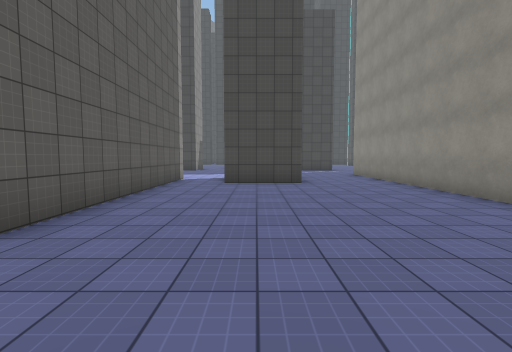
view 1 (above)

24 first-person views from a walk through a 3-D level made in the Unity game engine. The camera is 1.5 m above the floor, tilts 4° down and sees 85° across. The floor is counted in squares, 2 m on a side. Each view is taken from the middle of a square. On the plan, view 1 faces up. The plan holds only what a view shows up to about 10 squares ahead; the rest is blank. The place goes on beyond the plan. Surface patterns are stand-ins for the level's own textures.

view 2
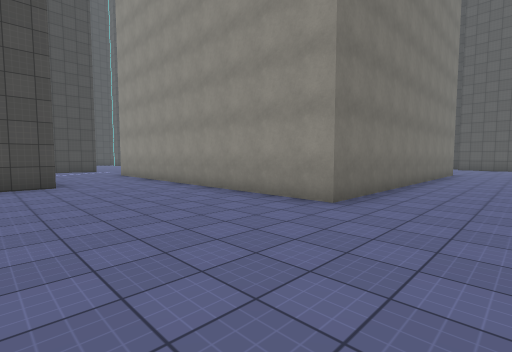

view 3
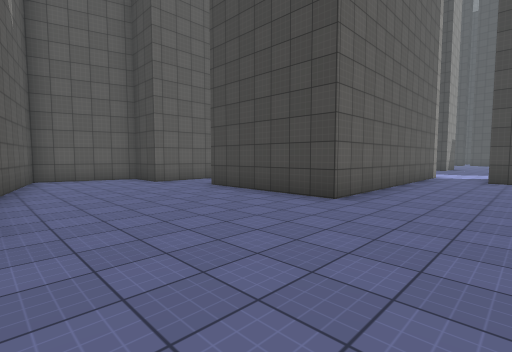

view 4
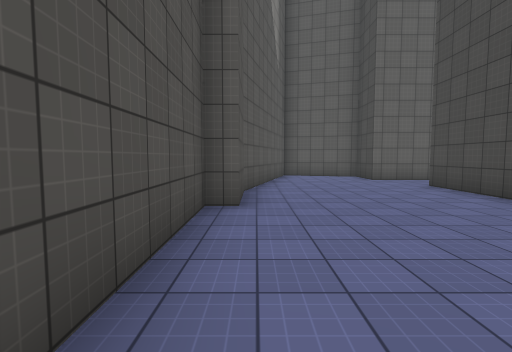

view 5
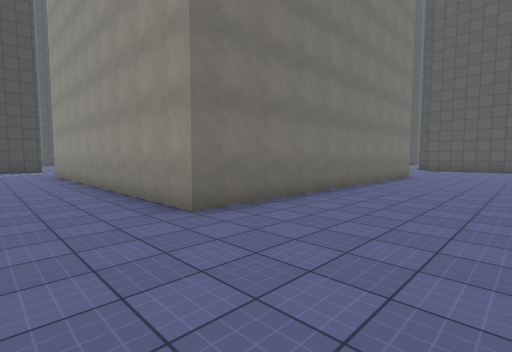

view 6
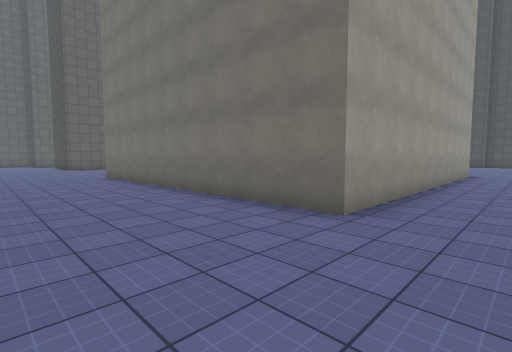

view 7
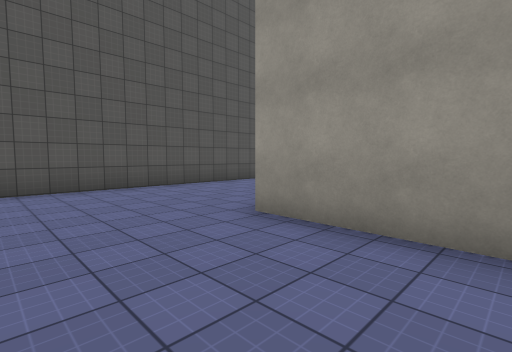

view 8
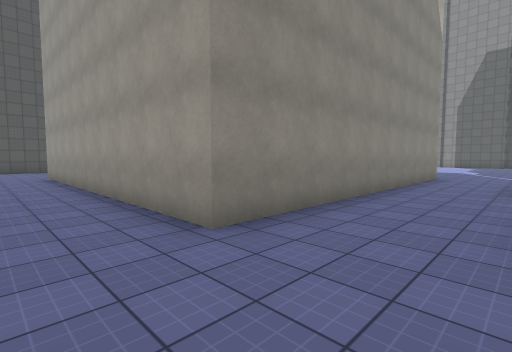

view 9
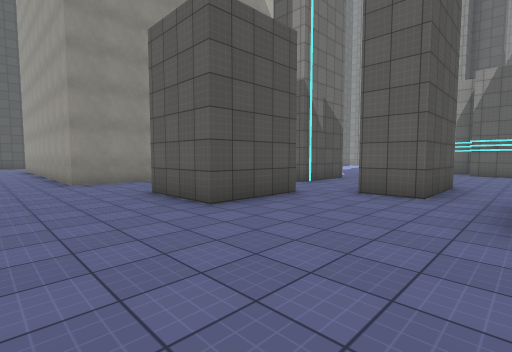

view 10
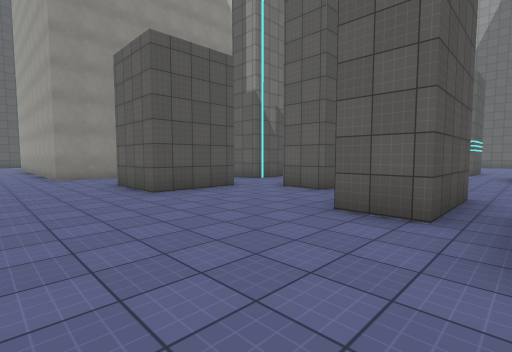

view 11
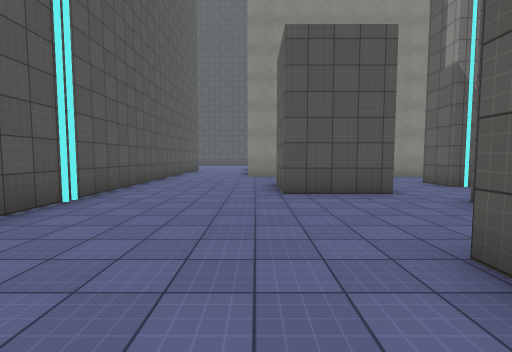

view 12
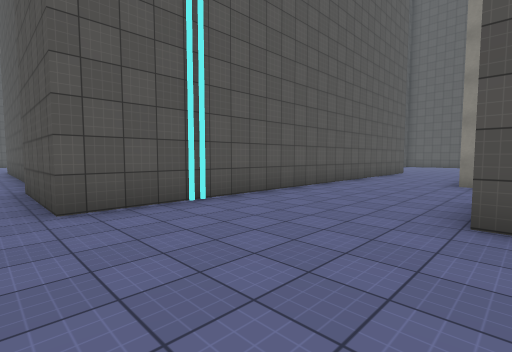

view 13
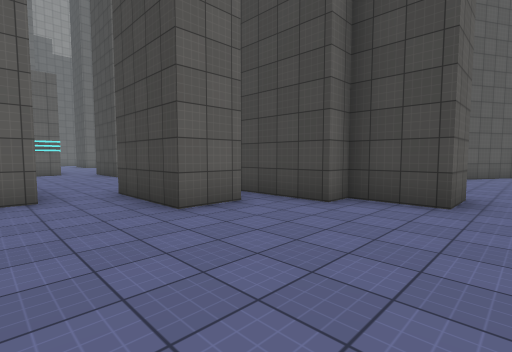

view 14
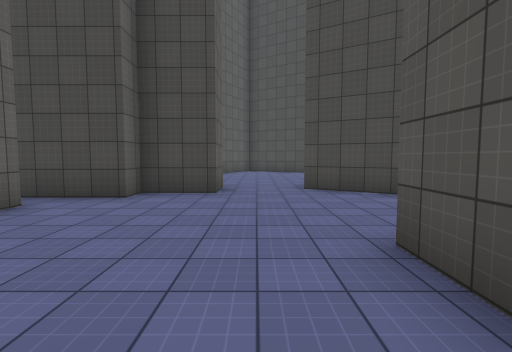

view 15
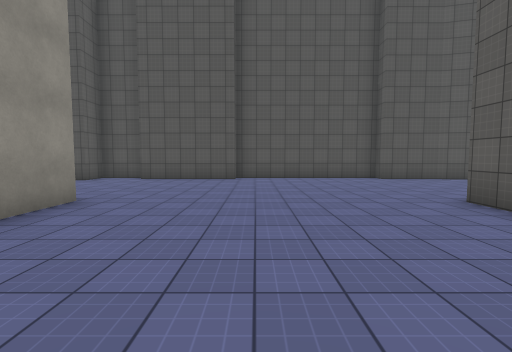

view 16
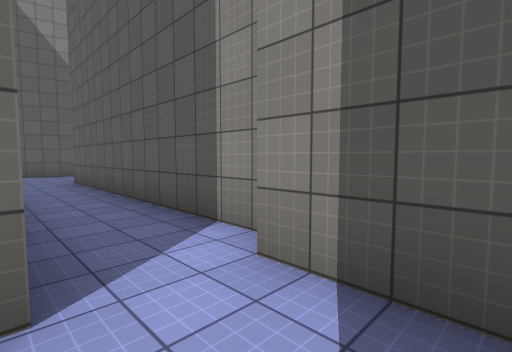

view 17
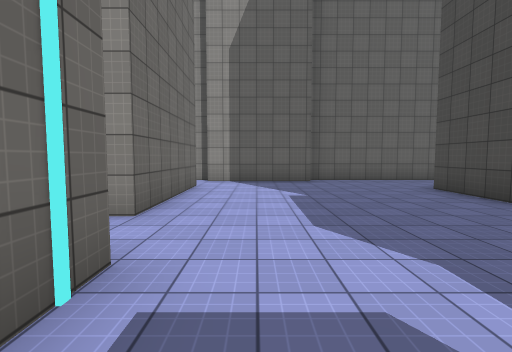

view 18
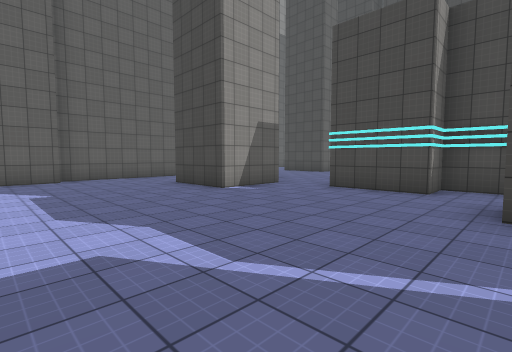

view 19
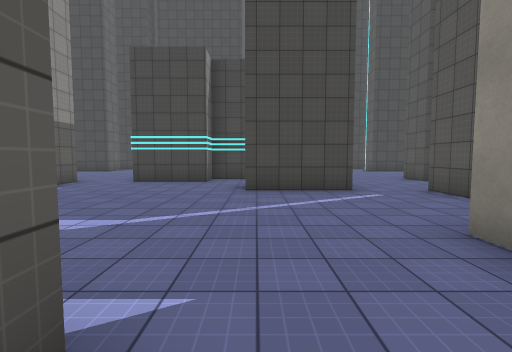

view 20
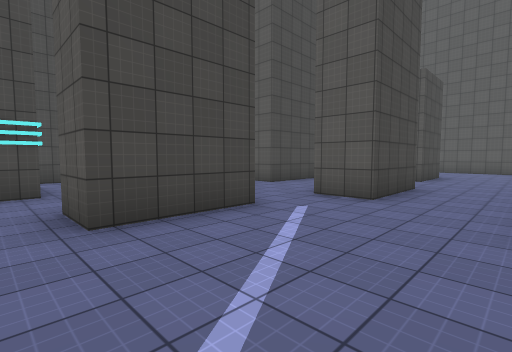

view 21
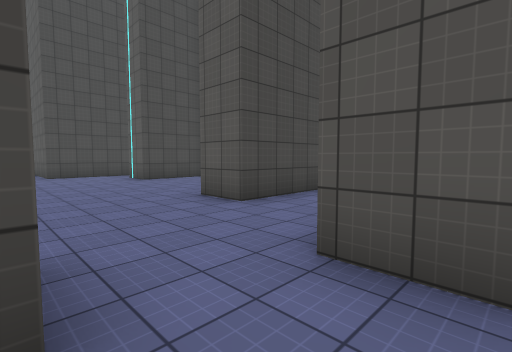

view 22
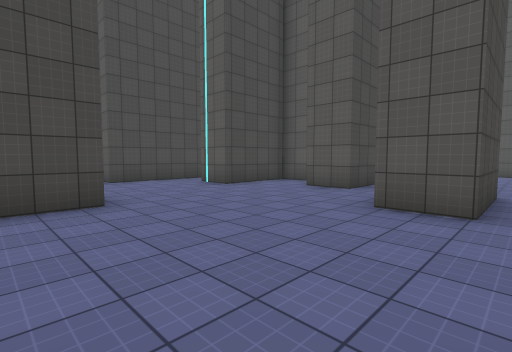

view 23
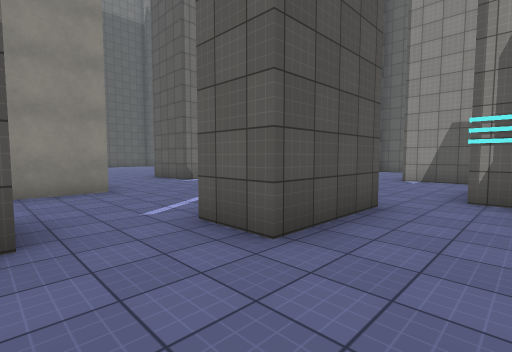

view 24
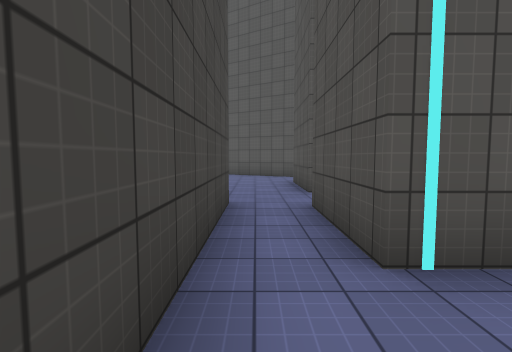

### Floor plan
Key: @ floor where view 1 was taken; # wall or solid block; . floor; O other object.
Columns run from 10 left of view 1 to 16 right of it. Each row starts with its distance up from view 1.
 31                         #
 30                        ##
 29                        #.
 28                         .
 27                         ...
 26                 #####  ....
 25                ............
 24                ...###.###..
 23                ...#######..
 22             ###......##....
 21             .......###.....
 20              ......###.....
 19       ..  ###.............#
 18       ...##.......##......#
 17   #   #...................#
 16   #.  #.....###......##...#
 15   #..##.....###.###..##...#
 14   #.............###.......#
 13   #.......................#
 12   #.......................#
 11   #...........OOOOOOOOOO..#
 10   #......###..O        O..#
  9   #.####.###..O        O..
  8   #.   #.###..O        O..
  7   #.   #......O        O..
  6   #.   #......O        O..
  5   #.   #......O        O...
  4   #.   #......O        O...
  3   #.####......OOOOOOOOOO...
  2 ###........................
  1 #..........................
  0 #.........@................
 -1 ##.........................
 -2  #####......###..##########
 -3      ######## ####

Positions as (right, up) in squares from view 1, and headings:
1: (0, 0), facing up
2: (0, 0), facing up-right
3: (0, -2), facing up-left
4: (1, -2), facing left
5: (2, -1), facing up-right
6: (15, -1), facing up-left
7: (16, 5), facing down-left
8: (15, 14), facing down-left
9: (15, 20), facing down-left
10: (15, 22), facing down-left
11: (13, 22), facing down
12: (12, 20), facing down-right
13: (15, 18), facing up-left
14: (15, 17), facing up
15: (1, 7), facing down
16: (-6, 11), facing down-left
17: (1, 11), facing left
18: (2, 11), facing up-left
19: (2, 9), facing up
20: (1, 12), facing up-right
21: (4, 14), facing up-right
22: (3, 17), facing up-right
23: (6, 18), facing down-left
24: (6, 25), facing right
